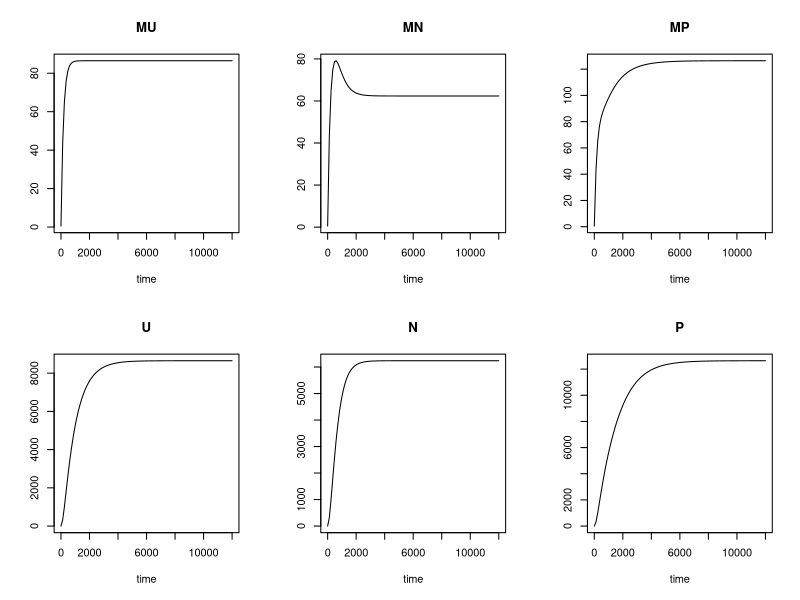

Write the R code that produced this figure.
# This is an implementation of a regulation model
library(deSolve)

#==============================================================================
# Unregulated expression _u
# Negative autoregulation _n
# Positive autoregulation _p
#==============================================================================
REGmod <- function(t, x , parms) {
  with(as.list(c(parms, x)), {
    dMU <- alpha_b - delta*MU 
    dU <- k*MU - gamma*U # unregulated
    dMN <-  ((alpha_b/(1+(N/K)^n))+alpha_o) - delta*MN
    dN <- k*MN - gamma*N # negative autoregulation
    dMP <-  ((((alpha_a*(P/K)^n)/(1+(P/K)^n))+alpha_b)) - delta*MP
    dP <- k*MP - gamma*P# positive autoregulation   
    res <- c(dMU, dMN, dMP, dU, dN, dP)
    list(res)
  })
}


## The parameters
parms <- c(alpha_a=0.375, alpha_b=0.5, alpha_o=5e-4, k=0.116, delta=5.78e-3, gamma=1.16e-3, K=1e4, n=2)
## Vector of timesteps
times <- seq(0, 12000, length = 101)

## Start values for steady state
xstart <-c(MU = 0.5, MN = 0.5, MP = 0.5, U = 0, N = 0, P = 0)

## Solve model
out <- ode(y=xstart, times=times, func = REGmod, parms = parms)
summary(out)
## Default plot method
plot(out)

## User specified plotting
#==============================================================================
# Negative autoregulation
#==============================================================================

#==============================================================================
# Positive autoregulation
#==============================================================================
